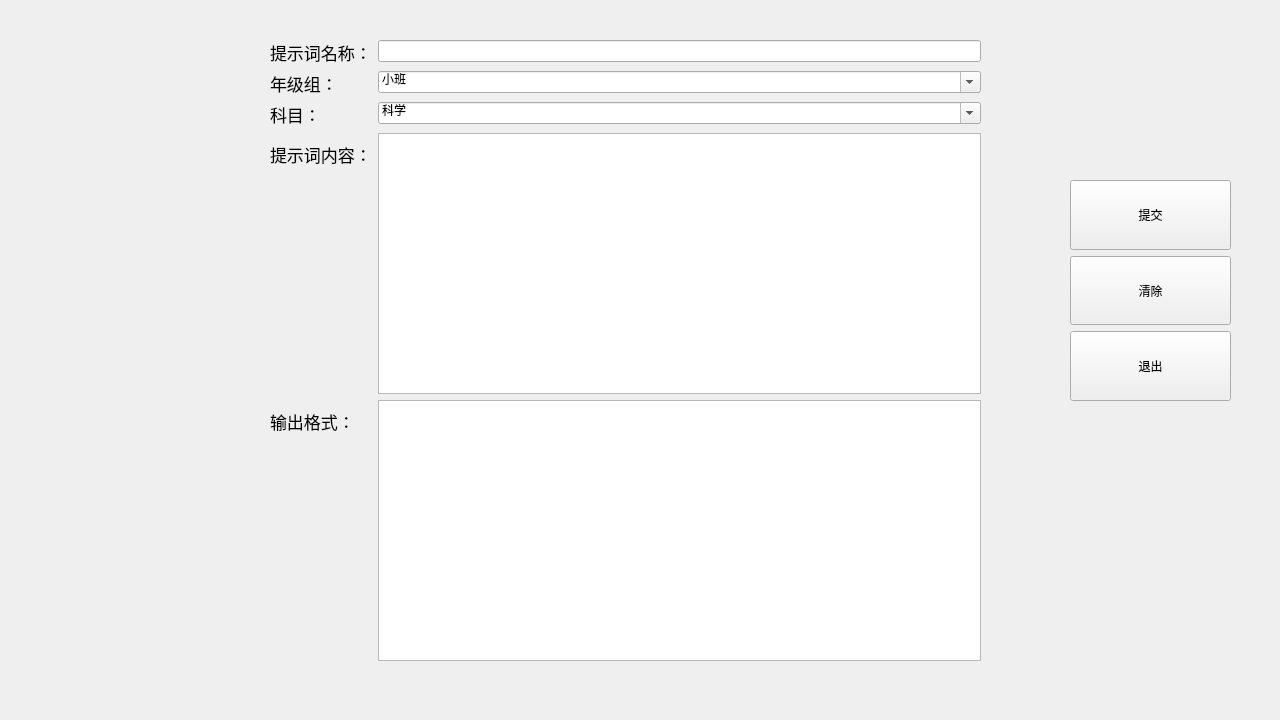
<?xml version="1.0" encoding="UTF-8"?>
<ui version="4.0">
 <class>Form</class>
 <widget class="QWidget" name="Form">
  <property name="geometry">
   <rect>
    <x>0</x>
    <y>0</y>
    <width>1280</width>
    <height>720</height>
   </rect>
  </property>
  <property name="windowTitle">
   <string>提示词插入系统</string>
  </property>
  <widget class="QWidget" name="">
   <property name="geometry">
    <rect>
     <x>1070</x>
     <y>180</y>
     <width>161</width>
     <height>221</height>
    </rect>
   </property>
   <layout class="QVBoxLayout" name="verticalLayout_2">
    <item>
     <widget class="QPushButton" name="commit">
      <property name="sizePolicy">
       <sizepolicy hsizetype="Minimum" vsizetype="Preferred">
        <horstretch>0</horstretch>
        <verstretch>0</verstretch>
       </sizepolicy>
      </property>
      <property name="minimumSize">
       <size>
        <width>159</width>
        <height>0</height>
       </size>
      </property>
      <property name="text">
       <string>提交</string>
      </property>
     </widget>
    </item>
    <item>
     <widget class="QPushButton" name="clear">
      <property name="sizePolicy">
       <sizepolicy hsizetype="Minimum" vsizetype="Preferred">
        <horstretch>0</horstretch>
        <verstretch>0</verstretch>
       </sizepolicy>
      </property>
      <property name="minimumSize">
       <size>
        <width>159</width>
        <height>0</height>
       </size>
      </property>
      <property name="text">
       <string>清除</string>
      </property>
     </widget>
    </item>
    <item>
     <widget class="QPushButton" name="exit">
      <property name="sizePolicy">
       <sizepolicy hsizetype="Minimum" vsizetype="Preferred">
        <horstretch>0</horstretch>
        <verstretch>0</verstretch>
       </sizepolicy>
      </property>
      <property name="minimumSize">
       <size>
        <width>159</width>
        <height>0</height>
       </size>
      </property>
      <property name="text">
       <string>退出</string>
      </property>
     </widget>
    </item>
   </layout>
  </widget>
  <widget class="QWidget" name="">
   <property name="geometry">
    <rect>
     <x>270</x>
     <y>40</y>
     <width>711</width>
     <height>621</height>
    </rect>
   </property>
   <layout class="QFormLayout" name="formLayout">
    <item row="0" column="0">
     <widget class="QLabel" name="label">
      <property name="font">
       <font>
        <pointsize>13</pointsize>
       </font>
      </property>
      <property name="text">
       <string>提示词名称：</string>
      </property>
     </widget>
    </item>
    <item row="0" column="1">
     <widget class="QLineEdit" name="promptname"/>
    </item>
    <item row="1" column="0">
     <widget class="QLabel" name="label_2">
      <property name="font">
       <font>
        <pointsize>13</pointsize>
       </font>
      </property>
      <property name="text">
       <string>年级组：</string>
      </property>
     </widget>
    </item>
    <item row="1" column="1">
     <widget class="QComboBox" name="grade_choose">
      <property name="editable">
       <bool>true</bool>
      </property>
      <property name="currentText">
       <string>小班</string>
      </property>
      <property name="currentIndex">
       <number>0</number>
      </property>
      <item>
       <property name="text">
        <string>小班</string>
       </property>
      </item>
      <item>
       <property name="text">
        <string>中班</string>
       </property>
      </item>
      <item>
       <property name="text">
        <string>大班</string>
       </property>
      </item>
     </widget>
    </item>
    <item row="2" column="0">
     <widget class="QLabel" name="label_3">
      <property name="font">
       <font>
        <pointsize>13</pointsize>
       </font>
      </property>
      <property name="text">
       <string>科目：</string>
      </property>
     </widget>
    </item>
    <item row="2" column="1">
     <widget class="QComboBox" name="subject_choose">
      <property name="editable">
       <bool>true</bool>
      </property>
      <property name="currentText">
       <string>科学</string>
      </property>
      <property name="currentIndex">
       <number>0</number>
      </property>
      <item>
       <property name="text">
        <string>科学</string>
       </property>
      </item>
      <item>
       <property name="text">
        <string>艺术</string>
       </property>
      </item>
      <item>
       <property name="text">
        <string>健康</string>
       </property>
      </item>
      <item>
       <property name="text">
        <string>语言</string>
       </property>
      </item>
      <item>
       <property name="text">
        <string>社会</string>
       </property>
      </item>
      <item>
       <property name="text">
        <string>晨间谈话</string>
       </property>
      </item>
      <item>
       <property name="text">
        <string>集体活动</string>
       </property>
      </item>
      <item>
       <property name="text">
        <string>户外活动</string>
       </property>
      </item>
      <item>
       <property name="text">
        <string>专用室——沙画坊</string>
       </property>
      </item>
      <item>
       <property name="text">
        <string>专用室——科学室</string>
       </property>
      </item>
      <item>
       <property name="text">
        <string>专用室——阅览室</string>
       </property>
      </item>
      <item>
       <property name="text">
        <string>专用室——烘焙坊</string>
       </property>
      </item>
      <item>
       <property name="text">
        <string>专用室——建构坊</string>
       </property>
      </item>
      <item>
       <property name="text">
        <string>专用室——扎染坊</string>
       </property>
      </item>
      <item>
       <property name="text">
        <string>区域活动</string>
       </property>
      </item>
     </widget>
    </item>
    <item row="3" column="0">
     <widget class="QLabel" name="label_4">
      <property name="font">
       <font>
        <pointsize>13</pointsize>
       </font>
      </property>
      <property name="text">
       <string>提示词内容：</string>
      </property>
     </widget>
    </item>
    <item row="3" column="1">
     <widget class="QPlainTextEdit" name="prompt"/>
    </item>
    <item row="4" column="0">
     <widget class="QLabel" name="label_5">
      <property name="font">
       <font>
        <pointsize>13</pointsize>
       </font>
      </property>
      <property name="text">
       <string>输出格式：</string>
      </property>
     </widget>
    </item>
    <item row="4" column="1">
     <widget class="QPlainTextEdit" name="outputformat"/>
    </item>
   </layout>
  </widget>
 </widget>
 <resources/>
 <connections/>
</ui>
